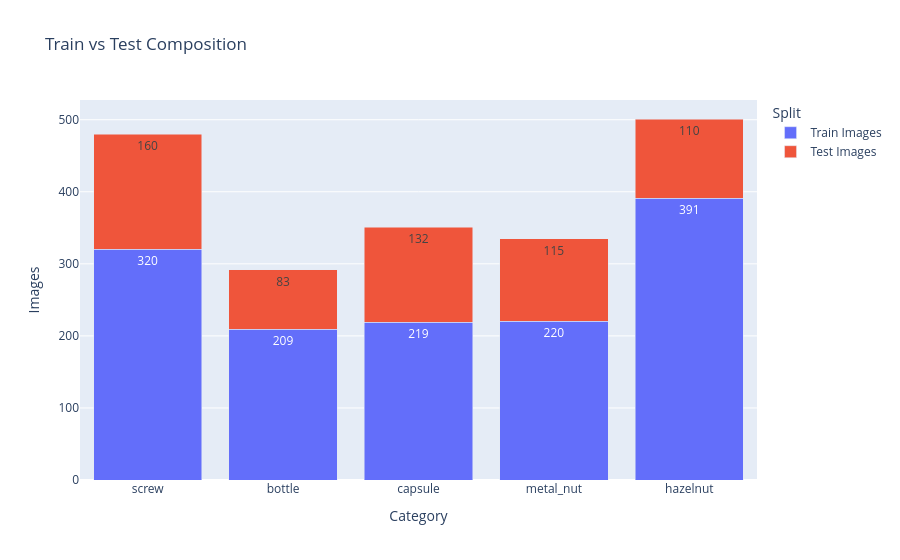

The code cell stored with this chart in its notebook:
### Markdown cell above
## Plotly — Train/Test Composition

### Code cell
train_test_composition_df = summary_df.melt(
    id_vars="Category",
    value_vars=["Train Images", "Test Images"],
    var_name="Split",
    value_name="Images",
)

fig = px.bar(
    train_test_composition_df,
    x="Category",
    y="Images",
    color="Split",
    barmode="stack",
    text_auto=True,
    title="Train vs Test Composition",
)

fig.update_layout(
    xaxis_title="Category",
    yaxis_title="Images",
)

save_plotly_figure(
    fig,
    "Train vs Test Composition",
)
fig.show()

### Figure 1 — Plotly figure (JSON) as saved in the notebook; plotly's stock layout.template omitted (floating-point values rounded to 4 significant figures)
{"data": [{"hovertemplate": "Split=Train Images<br>Category=%{x}<br>Images=%{y}<extra></extra>", "legendgroup": "Train Images", "marker": {"color": "#636efa", "pattern": {"shape": ""}}, "name": "Train Images", "orientation": "v", "showlegend": true, "textposition": "auto", "texttemplate": "%{y}", "type": "bar", "x": ["screw", "bottle", "capsule", "metal_nut", "hazelnut"], "xaxis": "x", "y": [320, 209, 219, 220, 391], "yaxis": "y"}, {"hovertemplate": "Split=Test Images<br>Category=%{x}<br>Images=%{y}<extra></extra>", "legendgroup": "Test Images", "marker": {"color": "#EF553B", "pattern": {"shape": ""}}, "name": "Test Images", "orientation": "v", "showlegend": true, "textposition": "auto", "texttemplate": "%{y}", "type": "bar", "x": ["screw", "bottle", "capsule", "metal_nut", "hazelnut"], "xaxis": "x", "y": [160, 83, 132, 115, 110], "yaxis": "y"}], "layout": {"barmode": "stack", "legend": {"title": {"text": "Split"}, "tracegroupgap": 0}, "title": {"text": "Train vs Test Composition"}, "xaxis": {"anchor": "y", "domain": [0, 1], "title": {"text": "Category"}}, "yaxis": {"anchor": "x", "domain": [0, 1], "title": {"text": "Images"}}}}
